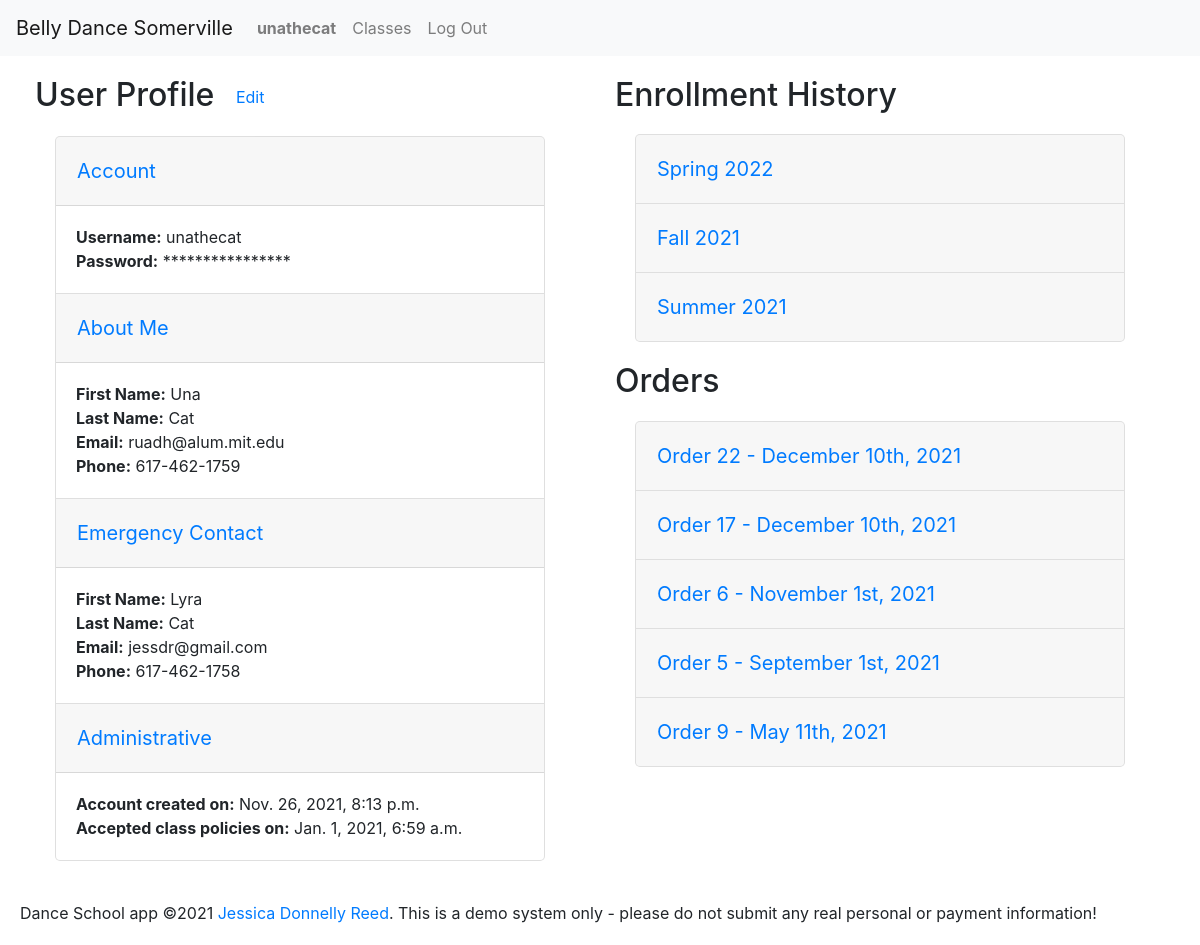
/profile/32 (signed in), run on an earlier commit of the app's database.
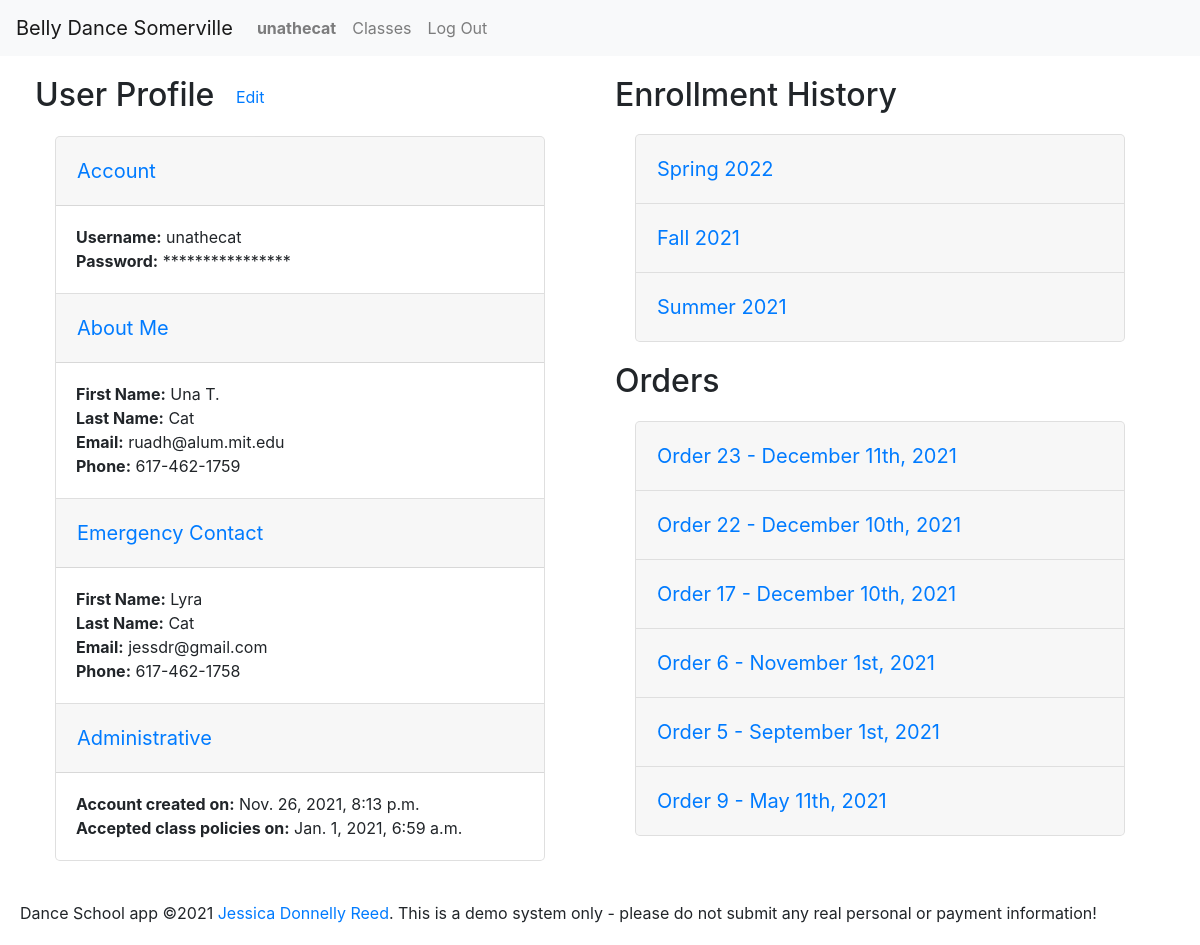
And on a later commit of the database.
### enrollment/models.py (models this page shows, shortened)
class User(AbstractUser):
    timezone = models.CharField(max_length=32, choices=TIMEZONES,
                                default=settings.DEFAULT_TIMEZONE)
    first_name = models.CharField(max_length=128, null=False, blank=False)
    last_name = models.CharField(max_length=128, null=False, blank=False)
    email = models.EmailField(max_length=254, null=False, blank=False)
    phone = models.CharField(max_length=32, null=True, blank=True)
    emergency_first = models.CharField(max_length=128, null=True, blank=True)
    emergency_last = models.CharField(max_length=128, null=True, blank=True)
    emergency_email = models.EmailField(max_length=254, null=True, blank=True)
    emergency_phone = models.CharField(max_length=32, null=True, blank=True)
    accept_terms = models.DateTimeField(null=True, blank=True)
    contact_sheet_notes = models.CharField(
        max_length=2048, null=True, blank=True)

class Semester(models.Model):
    name = models.CharField(max_length=128, null=False, blank=False)
    start_date = models.DateField(null=False, blank=False)
    end_date = models.DateField(null=False, blank=False)
    registration_open = models.DateTimeField(null=False, blank=False)
    registration_close = models.DateTimeField(null=False, blank=False)
    recital_date = models.DateTimeField(null=True, blank=True)
    hide = models.BooleanField(default=True, null=True, blank=True)
    def __str__(self):
        return self.name

class Order(models.Model):
    student = models.ForeignKey(
        User, on_delete=PROTECT, null=False, blank=False, related_name='orders')
    discount = models.DecimalField(
        max_digits=8, decimal_places=2, null=True, blank=True)
    completed = models.DateTimeField(null=True, blank=True)
    @property
    def subtotal(self):
        try:
            amount = self.line_items.aggregate(Sum('price'))['price__sum']
        except Exception:
            return 0
        return 0 if amount == None else amount
    @property
    def total(self):
        return self.subtotal - self.discount if self.discount != None else self.subtotal

### enrollment/views.py (the view)
# urls.py: path('profile/<int:id>', views.profile_view, name='view_profile'),
@login_required
def profile_view(request, id):
    set_timezone(request)
    if request.method == 'GET':
        if request.user.id == id or request.user.is_staff:
            try:
                profile = User.objects.get(id=id)
            except User.DoesNotExist:
                return render(request, 'enrollment/profile.html', {
                    'orders': None,
                    'message': f'User {id} not found.'
                })
            semesters = Semester.objects.filter(
                offerings__line_items__order__student=id, offerings__line_items__order__completed__isnull=False).order_by('-start_date').distinct()
            for semester in semesters:
                semester.enrollments = LineItem.objects.filter(order__student=id).filter(
                    offering__semester=semester).exclude(order__completed=None)
            orders = completed_orders(request, id).order_by('-completed')
            for order in orders:
                order.items = order.line_items.all()
            return render(request, 'enrollment/profile.html', {
                'orders': orders,
                'semesters': semesters,
                'profile': profile
            })
        else:
            return render(request, 'enrollment/profile.html', {
                'orders': None,
                'message': 'You may not view other users\' profiles'
            })
    else:
        return render(request, 'enrollment/profile.html', {
            'orders': None,
            'message': 'GET method required'
        })

### enrollment/context_processors.py (called while the page is built)
def global_settings(request):
    return {
    'DEFAULT_TIMEZONE': settings.DEFAULT_TIMEZONE,
    'TIME_FORMAT': settings.TIME_FORMAT,
    'DATE_FORMAT': settings.DATE_FORMAT,
    'DATE_TIME_FORMAT': settings.DATE_TIME_FORMAT,
    'DATE_TIME_FORMAT_NO_YEAR': settings.DATE_TIME_FORMAT_NO_YEAR,
    'DATE_TIME_TIMEZONE_FORMAT': settings.DATE_TIME_TIMEZONE_FORMAT,
    'SCHOOL_NAME': settings.SCHOOL_NAME,
    'SCHOOL_POLICIES': settings.SCHOOL_POLICIES,
    'NO_OFFERINGS': settings.NO_OFFERINGS,
    }

### enrollment/models.py (called while the page is built)
    @property
    def weekday_name(self):
        return settings.WEEKDAYS[self.weekday][1]

### enrollment/views.py (called while the page is built)
@login_required
def completed_orders(request, user):
    try:
        orders = Order.objects.filter(student=user).exclude(completed=None)
    except Order.DoesNotExist:
        return None
    return orders

def set_timezone(request):
    if request.user.is_authenticated:
        timezone.activate(request.user.timezone)
    else:
        timezone.activate(settings.DEFAULT_TIMEZONE)

### enrollment/templates/enrollment/profile.html (shortened to what the changed rows need)
{% extends "enrollment/layout.html" %}
{% block body %}
<div class="row">
    {% if profile %}
    <div id="profile-view" class="col-md">
        <h2>User Profile <button class="btn btn-link" id="edit-profile-button" data-profile={{profile.id}}>Edit</button></h2>
        <div class="accordion" id="profile-accordion">
            <div class="card" data-section="account">
                <div class="card-header" id="heading-account">
                    <h3 class="mb-0">
                        <button class="btn btn-link" type="button" data-toggle="collapse" data-target="#collapse-account" aria-expanded="true" aria-controls="collapse-account">
                            Account
                        </button>
                    </h3>
                </div>
                <div id="collapse-account" class="collapse show" aria-labelledby="heading-account" data-parent="#profile-accordion">
                    <div class="card-body">
                        <div>
                            <span class="label">Username:</span> <span class="value">{{profile.username}}</span>
                        </div>
                        <div>
                            <span class="label">Password:</span> <span class="value">****************</span>
                        </div>
                    </div>
                </div>
            </div>
            <div class="card" data-section="about-me">
                <div class="card-header" id="heading-about-me">
                    <h3 class="mb-0">
                        <button class="btn btn-link" type="button" data-toggle="collapse" data-target="#collapse-about-me" aria-expanded="true" aria-controls="collapse-about-me">
                            About Me
                        </button>
                    </h3>
                </div>
                <div id="collapse-about-me" class="collapse show" aria-labelledby="heading-about-me" data-parent="#profile-accordion">
                    <div class="card-body editable">
                        <div>
                            <span class="label">First Name:</span> <span class="value" id="first-name">{{profile.first_name}}</span>
                        </div>
                        <div>
                            <span class="label">Last Name:</span> <span class="value" id="last-name">{{profile.last_name}}</span>
                        </div>
                        <div>
                            <span class="label">Email:</span> <span class="value" id="email">{{profile.email}}</span>
                        </div>
                        <div>
                            <span class="label">Phone:</span> <span class="value" id="phone">{{profile.phone}}</span>
                        </div>
                    </div>
                </div>
            </div>
            <div class="card" data-section="emergency-contact">
                <div class="card-header" id="heading-emergency-contact">
                    <h3 class="mb-0">
                        <button class="btn btn-link" type="button" data-toggle="collapse" data-target="#collapse-emergency-contact" aria-expanded="true" aria-controls="collapse-emergency-contact">
                            Emergency Contact
                        </button>
                    </h3>
                </div>
                <div id="collapse-emergency-contact" class="collapse show" aria-labelledby="heading-emergency-contact" data-parent="#profile-accordion">
                    <div class="card-body editable">
                        <div>
                            <span class="label">First Name:</span> <span class="value" id="emergency-first">{{profile.emergency_first}}</span>
                        </div>
                        <div>
                            <span class="label">Last Name:</span> <span class="value" id="emergency-last">{{profile.emergency_last}}</span>
                        </div>
                        <div>
                            <span class="label">Email:</span> <span class="value" id="emergency-email">{{profile.emergency_email}}</span>
                        </div>
                        <div>
                            <span class="label">Phone:</span> <span class="value" id="emergency-phone">{{profile.emergency_phone}}</span>
                        </div>
                    </div>
                </div>
            </div>
            <div class="card" data-section="administrative">
                <div class="card-header" id="heading-administrative">
                    <h3 class="mb-0">
                        <button class="btn btn-link" type="button" data-toggle="collapse" data-target="#collapse-administrative" aria-expanded="true" aria-controls="collapse-administrative">
                            Administrative
                        </button>
                    </h3>
                </div>
                <div id="collapse-administrative" class="collapse show" aria-labelledby="heading-administrative" data-parent="#profile-accordion">
                    <div class="card-body">
                        <div>
                            <span class="label">Account created on:</span> <span class="value">{{profile.date_joined}}</span>
                        </div>
                            <div><span class="label">Accepted class policies on:</span> <span class="value">{{profile.accept_terms}}</span>
                        </div>
                    </div>
                </div>
            </div>
        </div>
    </div>
    {% endif %}
    <div class="col-md" id="enrollments-orders">
        {% if semesters %}
            <h2>Enrollment History</h2>
            <div class="accordion" id="enrollment-accordion">
                {% for semester in semesters %}
                <div class="card" data-semester="{{semester.id}}">
                    <div class="card-header" id="heading{{semester.id}}">
                        <h3 class="mb-0">
                            <button class="btn btn-link" type="button" data-toggle="collapse" data-target="#collapse{{semester.id}}"
                                aria-expanded="true" aria-controls="collapse{{semester.id}}">
                                {{semester.name}}
                            </button>
                        </h3>
                    </div>
                </div>
                {% endfor %}
            </div>
        {% endif %}
        {% if orders %}
        <h2>Orders</h2>
        <div class="accordion" id="order-accordion">
            {% for order in orders %}
                <div class="card" data-order="{{order.id}}">
                    <div class="card-header" id="heading{{order.id}}">
                        <h3 class="mb-0">
                            <button class="btn btn-link" type="button" data-toggle="collapse" data-target="#collapse{{order.id}}"
                                aria-expanded="true" aria-controls="collapse{{order.id}}">
                                Order {{order.id}} - {{order.completed|date:DATE_FORMAT}}
                            </button>
                        </h3>
                    </div>
                </div>
            {% endfor %}
        </div>
        {% endif %}
    </div>
</div>
{% endblock %}

### enrollment/templates/enrollment/layout.html (shortened to what this page needs)
{% load static %}
{% load tz %}
<!DOCTYPE html>
<html lang="en">
<head>
    <link rel="stylesheet" href="https://stackpath.bootstrapcdn.com/bootstrap/4.4.1/css/bootstrap.min.css"
>
    <link href="{% static 'enrollment/styles.css' %}" rel="stylesheet">
</head>
<body>
    <nav class="navbar navbar-expand-sm navbar-light bg-light">
        <a class="navbar-brand" href="#">{{SCHOOL_NAME}}</a>
        <div class="collapse navbar-collapse" id="main-nav">
            <ul class="navbar-nav mr-auto">
                {% if user.is_authenticated %}
                    <li class="nav-item">
                        <a class="nav-link" href="{% url 'view_profile' user.id %}"><strong>{{user.username}}</strong></a>
                    </li>
                {% endif %}
                    <li class="nav-item">
                        <a class="nav-link" href="{% url 'index' %}">Classes</a>
                    </li>
                {% if user.is_authenticated %}
                    <li class="nav-item">
                        <a class="nav-link" href="{% url 'logout' %}">Log Out</a>
                    </li>
                {% endif %}
            </ul>
        </div>
    </nav>
    {% block body %}
    {% endblock %}
    <footer>
        Dance School app &copy;2021 <a href="https://github.com/ruadh">Jessica Donnelly Reed</a>.  This is a demo system only - please do not submit any real personal or payment information!
    </footer>
</body>
</html>

What changed in the data, as far as the page shows it:
changed User "unathecat": first_name "Una" → "Una T."
now on this page (row edited): Order: id "23", completed "December 11th, 2021"
